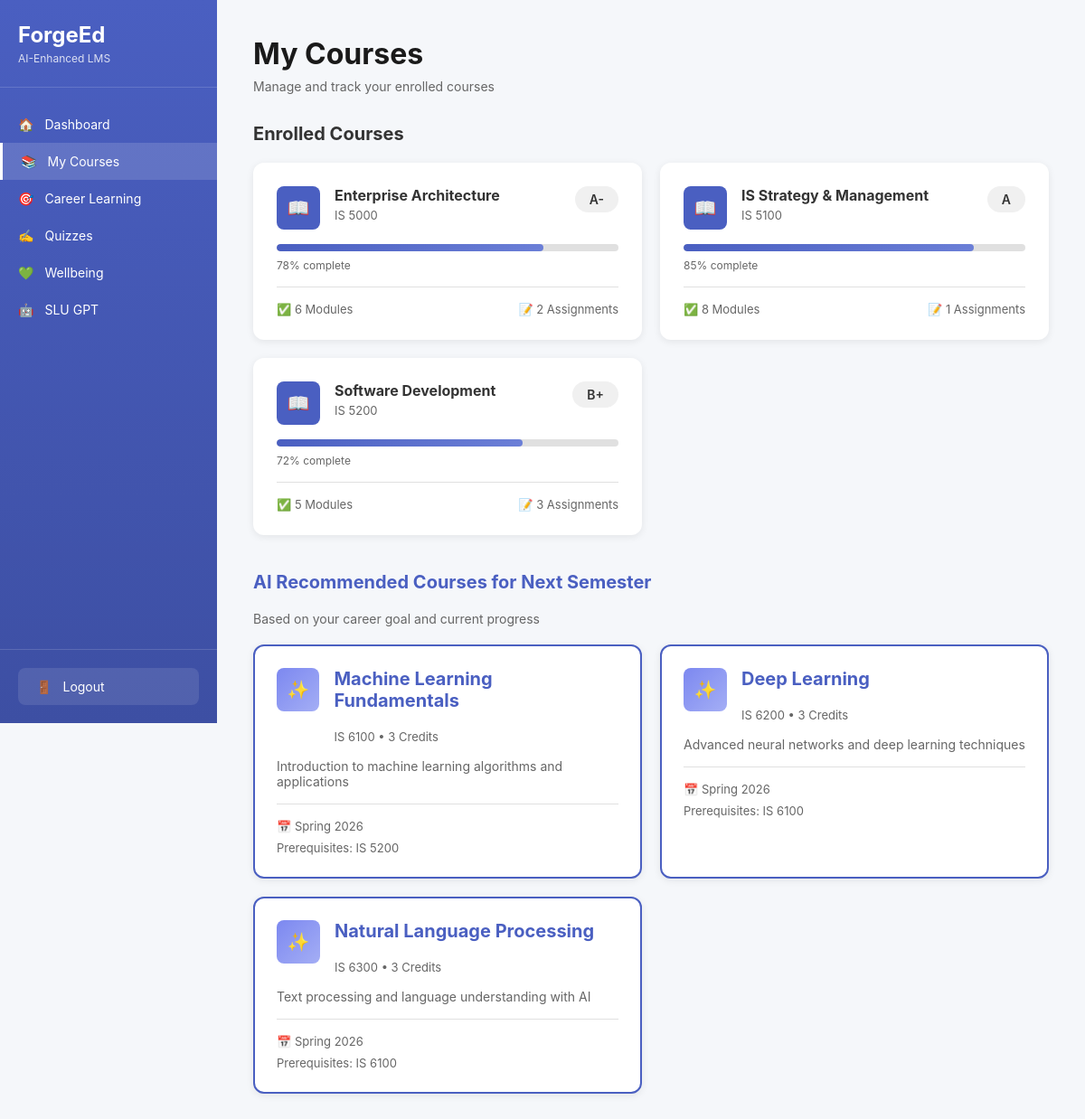
/courses (signed in), run on the app's committed database.
### tables this page shows
CREATE TABLE enrolled_courses (
            id INTEGER PRIMARY KEY AUTOINCREMENT,
            student_id INTEGER NOT NULL,
            course_id INTEGER NOT NULL,
            progress INTEGER DEFAULT 0,
            grade TEXT,
            modules_completed INTEGER DEFAULT 0,
            pending_assignments INTEGER DEFAULT 0,
            enrolled_at TIMESTAMP DEFAULT CURRENT_TIMESTAMP,
            FOREIGN KEY (student_id) REFERENCES students (id),
            FOREIGN KEY (course_id) REFERENCES courses (id),
            UNIQUE(student_id, course_id)
        );

CREATE TABLE courses (
            id INTEGER PRIMARY KEY AUTOINCREMENT,
            course_code TEXT UNIQUE NOT NULL,
            course_name TEXT NOT NULL,
            credits INTEGER DEFAULT 3,
            description TEXT,
            instructor TEXT,
            semester TEXT
        );

CREATE TABLE available_courses (
            id INTEGER PRIMARY KEY AUTOINCREMENT,
            course_code TEXT NOT NULL,
            course_name TEXT NOT NULL,
            credits INTEGER DEFAULT 3,
            description TEXT,
            semester TEXT,
            prerequisites TEXT
        );

### app.py (the view)
@app.route('/courses')
def courses():
    if 'student_id' not in session:
        return redirect(url_for('index'))
    student_id = session['student_id']
    conn = get_db()
    enrolled = conn.execute('''
        SELECT c.*, ec.progress, ec.grade, ec.modules_completed, ec.pending_assignments
        FROM enrolled_courses ec
        JOIN courses c ON ec.course_id = c.id
        WHERE ec.student_id = ?
        ORDER BY ec.enrolled_at DESC
        LIMIT 3
    ''', (student_id,)).fetchall()
    conn.close()
    recommended = get_ai_course_recommendations(student_id)
    return render_template('courses.html',
                         enrolled_courses=enrolled,
                         recommended_courses=recommended)

### app.py (called while the page is built, shortened)
def get_ai_course_recommendations(student_id):
    conn = get_db()
    student = conn.execute('SELECT * FROM students WHERE id = ?', (student_id,)).fetchone()
    available_courses = conn.execute('SELECT * FROM available_courses').fetchall()
    enrolled_codes = conn.execute('''
        SELECT c.course_code
        FROM enrolled_courses ec
        JOIN courses c ON ec.course_id = c.id
        WHERE ec.student_id = ?
    ''', (student_id,)).fetchall()
    conn.close()
    enrolled_codes_list = [c['course_code'] for c in enrolled_codes]
    available_list = [f"{c['course_code']}: {c['course_name']} - {c['description']}"
                      for c in available_courses if c['course_code'] not in enrolled_codes_list]
    if not available_list:
        return []
    if not client:
        return list(available_courses[:3])

### database.py (called while the page is built)
def get_db():
    conn = sqlite3.connect('forgeed.db')
    conn.row_factory = sqlite3.Row
    return conn

### templates/courses.html (shortened to what this page needs)
<!DOCTYPE html>
<html lang="en">
<head>
    <link rel="stylesheet" href="{{ url_for('static', filename='style.css') }}">
</head>
<body>
    <div class="app-container">
        <nav class="sidebar">
            <div class="sidebar-logo">
                <h2>ForgeEd</h2>
                <p>AI-Enhanced LMS</p>
            </div>
            <div class="sidebar-nav">
                <a href="/dashboard" class="nav-item">
                    <span>🏠</span> Dashboard
                </a>
                <a href="/courses" class="nav-item active">
                    <span>📚</span> My Courses
                </a>
                <a href="/career-learning" class="nav-item">
                    <span>🎯</span> Career Learning
                </a>
                <a href="/quiz" class="nav-item">
                    <span>✍️</span> Quizzes
                </a>
                <a href="/wellbeing" class="nav-item">
                    <span>💚</span> Wellbeing
                </a>
                <a href="/slu-gpt" class="nav-item">
                    <span>🤖</span> SLU GPT
                </a>
            </div>
            <div class="sidebar-footer">
                <a href="/logout" class="logout-btn">
                    <span>🚪</span> Logout
                </a>
            </div>
        </nav>
        <main class="main-content">
            <div class="page-header">
                <h1>My Courses</h1>
                <p>Manage and track your enrolled courses</p>
            </div>
            <h3 style="margin-bottom: 20px; font-size: 20px;">Enrolled Courses</h3>
            <div class="courses-grid">
                {% for course in enrolled_courses %}
                <div class="course-card">
                    <div class="course-header">
                        <div class="course-icon">📖</div>
                        <div class="course-info">
                            <h3>{{ course['course_name'] }}</h3>
                            <p class="course-code">{{ course['course_code'] }}</p>
                        </div>
                        <div class="course-grade">{{ course['grade'] }}</div>
                    </div>
                    <div class="progress-bar">
                        <div class="progress-fill" style="width: {{ course['progress'] }}%"></div>
                    </div>
                    <p class="progress-text">{{ course['progress'] }}% complete</p>
                    <div style="margin-top: 16px; padding-top: 16px; border-top: 1px solid #e0e0e0; display: flex; justify-content: space-between; font-size: 13px; color: #666;">
                        <span>✅ {{ course['modules_completed'] }} Modules</span>
                        <span>📝 {{ course['pending_assignments'] }} Assignments</span>
                    </div>
                </div>
                {% endfor %}
            </div>
            {% if recommended_courses %}
            <div class="recommended-section">
                <h3>AI Recommended Courses for Next Semester</h3>
                <p style="color: #666; margin-bottom: 20px; font-size: 14px;">Based on your career goal and current progress</p>
                <div class="courses-grid">
                    {% for course in recommended_courses %}
                    <div class="course-card" style="border: 2px solid #4a5fc1;">
                        <div class="course-header">
                            <div class="course-icon" style="background: linear-gradient(135deg, #7c88f0 0%, #a4aef5 100%);">✨</div>
                            <div class="course-info">
                                <h3>{{ course['course_name'] }}</h3>
                                <p class="course-code">{{ course['course_code'] }} • {{ course['credits'] }} Credits</p>
                            </div>
                        </div>
                        <p style="font-size: 14px; color: #666; margin-top: 12px;">{{ course['description'] }}</p>
                        <div style="margin-top: 16px; padding-top: 16px; border-top: 1px solid #e0e0e0; font-size: 13px; color: #666;">
                            <span>📅 {{ course['semester'] }}</span>
                            {% if course['prerequisites'] and course['prerequisites'] != 'None' %}
                            <br><span style="margin-top: 8px; display: block;">Prerequisites: {{ course['prerequisites'] }}</span>
                            {% endif %}
                        </div>
                    </div>
                    {% endfor %}
                </div>
            </div>
            {% endif %}
        </main>
    </div>
</body>
</html>

### static/style.css (style rules this page uses)
:root { --color-academic: #2196F3; --color-academic-light: rgba(33, 150, 243, 0.1); --color-career: #9b7fd7; --color-career-light: rgba(155, 127, 215, 0.1); --color-wellbeing: #f4a261; --color-wellbeing-light: rgba(244, 162, 97, 0.1); }
* { margin: 0; padding: 0; box-sizing: border-box; }
body { font-family: -apple-system, BlinkMacSystemFont, 'Segoe UI', Roboto, 'Helvetica Neue', Arial, sans-serif; background: #f5f7fa; color: #333; }
.app-container { display: flex; min-height: 100vh; }
.sidebar { width: 240px; background: linear-gradient(180deg, #4a5fc1 0%, #3d4fa3 100%); color: white; display: flex; flex-direction: column; position: fixed; height: 100vh; overflow-y: auto; }
.sidebar-logo { padding: 24px 20px; border-bottom: 1px solid rgba(255, 255, 255, 0.15); }
.sidebar-logo h2 { font-size: 24px; font-weight: 700; }
.sidebar-logo p { font-size: 12px; opacity: 0.8; margin-top: 4px; }
.sidebar-nav { flex: 1; padding: 20px 0; }
.nav-item { display: flex; align-items: center; gap: 12px; padding: 12px 20px; color: white; text-decoration: none; transition: background 0.3s; font-size: 14px; }
.nav-item.active { background: rgba(255, 255, 255, 0.15); border-left: 3px solid white; }
.sidebar-footer { padding: 20px; border-top: 1px solid rgba(255, 255, 255, 0.15); }
.logout-btn { display: flex; align-items: center; gap: 12px; padding: 12px 20px; color: white; text-decoration: none; background: rgba(255, 255, 255, 0.1); border-radius: 8px; font-size: 14px; border: none; cursor: pointer; width: 100%; }
.main-content { flex: 1; margin-left: 240px; padding: 40px; }
.page-header { margin-bottom: 32px; }
.page-header h1 { font-size: 32px; font-weight: 700; color: #1a1a1a; margin-bottom: 8px; }
.page-header p { color: #666; font-size: 14px; }
.courses-grid { display: grid; grid-template-columns: repeat(2, 1fr); gap: 20px; }
.course-card { background: white; border-radius: 12px; padding: 24px; box-shadow: 0 2px 8px rgba(0, 0, 0, 0.08); border: 2px solid transparent; transition: border-color 0.3s; }
.course-header { display: flex; align-items: flex-start; gap: 16px; margin-bottom: 16px; }
.course-icon { width: 48px; height: 48px; background: #4a5fc1; border-radius: 8px; display: flex; align-items: center; justify-content: center; color: white; font-size: 20px; }
.course-info h3 { font-size: 16px; font-weight: 700; margin-bottom: 4px; }
.course-code { font-size: 13px; color: #666; }
.course-grade { margin-left: auto; padding: 6px 16px; background: #f0f0f0; border-radius: 20px; font-weight: 600; font-size: 14px; }
.progress-bar { width: 100%; height: 8px; background: #e0e0e0; border-radius: 4px; overflow: hidden; margin-bottom: 8px; }
.progress-fill { height: 100%; background: linear-gradient(90deg, #4a5fc1 0%, #6b7fd7 100%); border-radius: 4px; transition: width 0.3s; }
.progress-text { font-size: 12px; color: #666; }
.recommended-section { margin-top: 40px; }
.recommended-section h3 { font-size: 20px; font-weight: 700; margin-bottom: 20px; color: #4a5fc1; }

### data on the page
enrolled_courses: course_name "Enterprise Architecture", course_code "IS 5000", grade "A-", progress "78", modules_completed "6", pending_assignments "2"
enrolled_courses: course_name "IS Strategy & Management", course_code "IS 5100", grade "A", progress "85", modules_completed "8", pending_assignments "1"
enrolled_courses: course_name "Software Development", course_code "IS 5200", grade "B+", progress "72", modules_completed "5", pending_assignments "3"
available_courses: course_name "Machine Learning Fundamentals", course_code "IS 6100", credits "3", description "Introduction to machine learning algorithms and applications", semester "Spring 2026", prerequisites "IS 5200"
available_courses: course_name "Deep Learning", course_code "IS 6200", credits "3", description "Advanced neural networks and deep learning techniques", semester "Spring 2026", prerequisites "IS 6100"
available_courses: course_name "Natural Language Processing", course_code "IS 6300", credits "3", description "Text processing and language understanding with AI", semester "Spring 2026", prerequisites "IS 6100"
